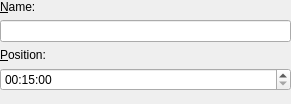
<ui version="4.0" >
 <class>AddChapter</class>
 <widget class="QWidget" name="AddChapter" >
  <property name="geometry" >
   <rect>
    <x>0</x>
    <y>0</y>
    <width>291</width>
    <height>104</height>
   </rect>
  </property>
  <property name="windowTitle" >
   <string>KMediaFactory</string>
  </property>
  <layout class="QVBoxLayout" >
   <property name="margin" >
    <number>0</number>
   </property>
   <property name="spacing" >
    <number>6</number>
   </property>
   <item>
    <widget class="QLabel" name="nameLabel" >
     <property name="text" >
      <string>&amp;Name:</string>
     </property>
     <property name="wordWrap" >
      <bool>false</bool>
     </property>
     <property name="buddy" >
      <cstring>nameEdit</cstring>
     </property>
    </widget>
   </item>
   <item>
    <widget class="QLineEdit" name="nameEdit" >
     <property name="text" >
      <string/>
     </property>
    </widget>
   </item>
   <item>
    <widget class="QLabel" name="chapterLabel" >
     <property name="text" >
      <string>&amp;Position:</string>
     </property>
     <property name="textFormat" >
      <enum>Qt::PlainText</enum>
     </property>
     <property name="wordWrap" >
      <bool>false</bool>
     </property>
     <property name="buddy" >
      <cstring>chapterTime</cstring>
     </property>
    </widget>
   </item>
   <item>
    <widget class="QTimeEdit" name="chapterTime" >
     <property name="focusPolicy" >
      <enum>Qt::StrongFocus</enum>
     </property>
     <property name="time" >
      <time>
       <hour>0</hour>
       <minute>15</minute>
       <second>0</second>
      </time>
     </property>
     <property name="displayFormat" >
      <string>hh:mm:ss</string>
     </property>
    </widget>
   </item>
   <item>
    <spacer>
     <property name="orientation" >
      <enum>Qt::Vertical</enum>
     </property>
     <property name="sizeType" >
      <enum>QSizePolicy::Expanding</enum>
     </property>
     <property name="sizeHint" >
      <size>
       <width>20</width>
       <height>12</height>
      </size>
     </property>
    </spacer>
   </item>
  </layout>
 </widget>
 <layoutdefault spacing="6" margin="11" />
 <layoutfunction spacing="KDialog::spacingHint" margin="KDialog::marginHint" />
 <pixmapfunction>BTN_ICON</pixmapfunction>
 <includes>
  <include location="global" >kpushbutton.h</include>
 </includes>
 <resources/>
 <connections/>
</ui>
